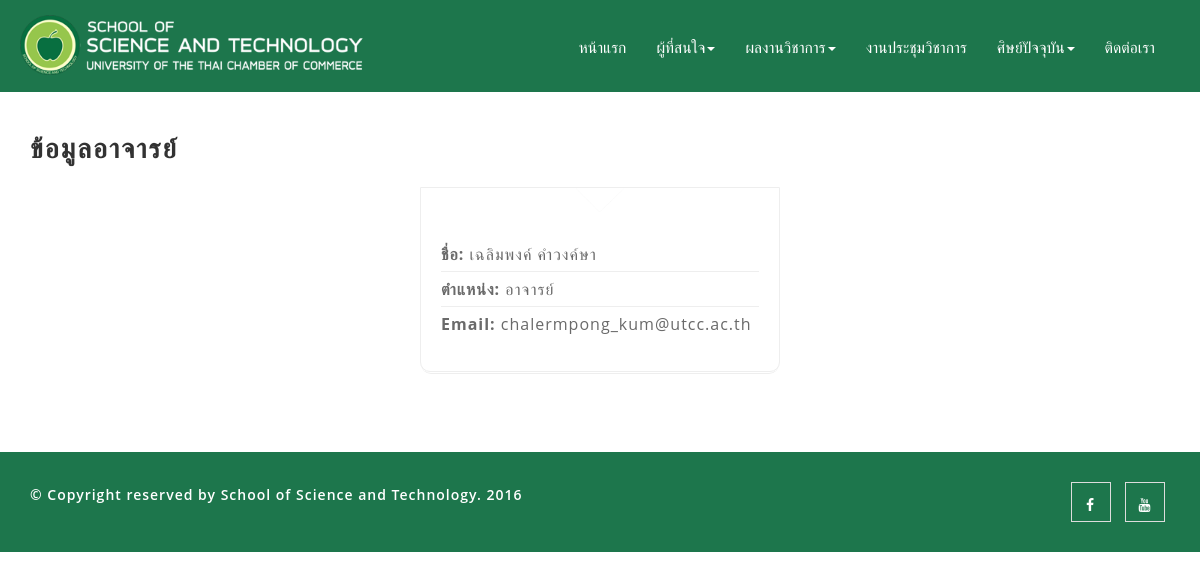
Screenshot of /?page=instructor&instructorID=7 with the database file from the repository.
### tables this page shows
CREATE TABLE IF NOT EXISTS `instructor` (
  `instructorID` int(11) NOT NULL,
  `post` varchar(50) NOT NULL,
  `firstname` varchar(50) NOT NULL,
  `lastname` varchar(50) NOT NULL,
  `email` varchar(100) NOT NULL,
  `courseID` int(11) NOT NULL,
  `website` varchar(250) NOT NULL
);

### class/instructors.php (called while the page is built, shortened)
<?php
  class instructors extends Dbconfig {
    function Mysql()    {
      $dbPara = new Dbconfig();
      $this -> databaseName = $dbPara -> dbName;
      $this -> userName = $dbPara -> userName;
      $this -> passCode = $dbPara ->passCode;
    }
    function dbConnect()    {
        $this -> pdo = new PDO("mysql:dbname={$this -> databaseName};host={$this -> serverName};charset=utf8", $this -> userName, $this -> passCode);
        return $this -> pdo;
    }
    public function getInsInfo($id){
      $sth = $this -> pdo -> prepare("SELECT * FROM `instructor` RIGHT JOIN `course` ON `instructor`.`courseID` = `course`.`courseID` WHERE `instructor`.`instructorID` = '$id'");
      $sth -> execute();
      return $sth->fetch(PDO::FETCH_ASSOC);
    }
  }
?>

### config.php (called while the page is built, shortened)
<?php
class Dbconfig {
    function __construct() {
        $this -> serverName = 'localhost';
        $this -> userName = 'science';
        $this -> passCode = 'pass';
        $this -> dbName = 'science';
    }
}
?>

### pages/instructor.php (the view, shortened to what this page needs)
<?php
  require_once 'class/instructors.php';
  $ins = new instructors();
  if(!@$_GET['instructorID']) {
    ?><script>window.location.href="?page=instructors";</script><?php
  } else {
    $info = $ins->getInsInfo($_GET['instructorID']);
?>
<section>
  <div style="padding-top:120px;">
  </div>
</section>
    <section id="about" class="about-section section-padding">
      <div class="container">
        <h2 class="section-title wow fadeInUp">ข้อมูลอาจารย์</h2>
        <div class="row">
          <div class="col-md-4 col-md-push-4">
            <div class="biography">
              <div class="myphoto">
              </div>
              <ul>
                <li><strong>ชื่อ:</strong> <?php echo $info['firstname'].'  '.$info['lastname']; ?></li>
                <li><strong>ตำแหน่ง:</strong> <?php echo $info['post']; ?></li>
                <li><strong>Email:</strong> <?php echo $info['email']?$info['email']:'-'; ?></li>
              </ul>
            </div>
          </div>
          <div class="col-md-8">
          </div>
        </div>
      </div>
    </section>
<?php
  }
?>

### css/theme.css (style rules this page uses)
body { width: 100%; height: 100%; line-height: 24px; color: #6a6a6a; font-size: 13px; font-family: 'Open Sans', sans-serif; font-weight: normal; letter-spacing: 1px; }
html { width: 100%; height: 100%; }
ul,li { list-style-type: none; margin: 0px; padding: 0px; }
h1, h2, h3, h4, h5, h6 { color: #323232; text-transform: uppercase; font-family: 'Raleway', sans-serif; font-weight: 600; margin-top: 0px; margin-bottom: 10px; }
h2 { font-size: 27px; letter-spacing: 2px; line-height: 37px; margin-bottom: 20px; padding-top: 10px; }
.section-padding { padding-bottom: 80px; }

### css/custom.css (style rules this page uses)
.biography { border-bottom-left-radius: 10px; border-bottom-right-radius: 10px; border:1px solid #EEEEEE; position: relative; }
.biography::after { content: ""; border-bottom: 1px solid #EEEEEE; position: absolute; bottom: -3px; width: 100%; border-radius: 10px; height: 20px; }
.myphoto { position: relative; background: url(../images/photo-frame.png) bottom center no-repeat; background-size: contain; }
.biography ul { padding:25px 20px 30px; }
.biography ul li { padding:5px 0; font-size: 16px; border-bottom:1px solid #EEEEEE; }
.biography ul li:last-child { border-bottom:0; }

### rows the page displays
instructor: firstname "เฉลิมพงค์", lastname "คำวงค์ษา", post "อาจารย์", email "chalermpong_kum@utcc.ac.th"
